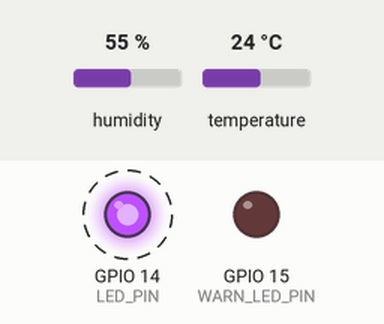
This program was run on a simulated ESP32. Shown: output pins drawn as LEDs (lit = HIGH). Dashed ring = blinking. The inputs (shaded band) are chosen by the test bench; at power-on: humidity 55 %, temperature 24 °C. What the program prints to the serial monitor is not drawn.

Above: at 2.8 s.
2.9 s: humidity set to 69 %
6.4 s: humidity set to 72 %
At 10.8 s:
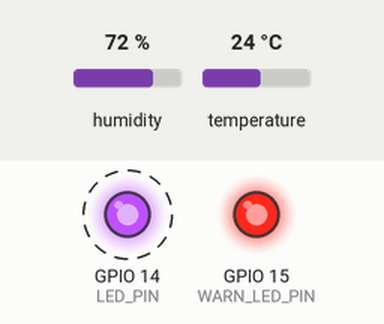
12.4 s: humidity set to 22 %
At 15.8 s:
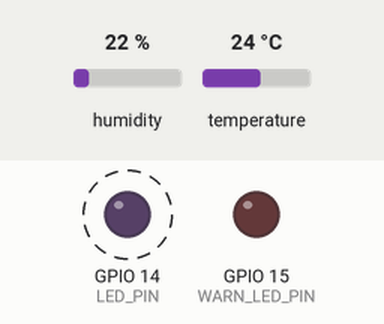
18.4 s: humidity set to 88 %
At 21.8 s:
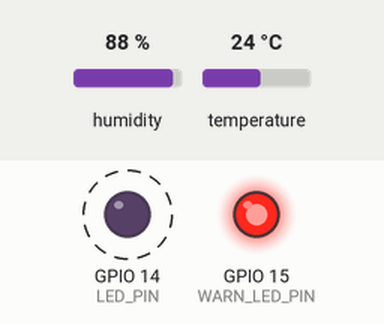
Timing chart, 0 to 25.4 s (numbered marks = the images above; inputs shaded):
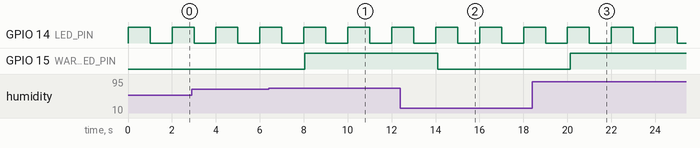

The program:

main.cpp
```cpp
#include "DHTesp.h"
DHTesp dht;
const int DHT_PIN = 4;   // GPIO4
const int WARN_LED_PIN = 15;
const int LED_PIN = 14;

void dhtTask(void *param){
  dht.setup(DHT_PIN, DHTesp::DHT22);
  pinMode(WARN_LED_PIN, OUTPUT);
  Serial.println("=== DHT22 Sensor Ready ===");
  while(true){
    TempAndHumidity data = dht.getTempAndHumidity();
    if (!isnan(data.temperature)) {
      float heatIndex = data.temperature + 0.33 * data.humidity - 4.0;
      Serial.printf("%ds | Temp: %.1f C | Hum: %.1f %% | Heat: %.1f\n",
              millis()/1000,
              data.temperature,
              data.humidity,
              heatIndex);
      if (data.temperature > 30 || data.humidity > 70) {
        Serial.println("WARNING⚠️: Temperature or humidity is too high!");
        digitalWrite(WARN_LED_PIN, HIGH);
      } else {
        digitalWrite(WARN_LED_PIN, LOW);
      }
    }
    vTaskDelay(pdMS_TO_TICKS(2000));
  }
}

void blinkTask(void *param) {

  pinMode(LED_PIN, OUTPUT);

  while(true) {

    digitalWrite(LED_PIN, HIGH);
    vTaskDelay(pdMS_TO_TICKS(1000));

    digitalWrite(LED_PIN, LOW);
    vTaskDelay(pdMS_TO_TICKS(1000));
  }
}


void setup() {
  Serial.begin(115200);
  xTaskCreate(dhtTask, "DHT", 3000, NULL, 1, NULL);
  xTaskCreate(blinkTask, "blink", 2048, NULL, 1, NULL);
}

void loop() {

}
```

Measured:
- the behaviour switches between 70 and 71 % on humidity (found by bisection; images 0 and 1)
- after the input at 6.4 s, GPIO 15 (WARN_LED_PIN): LOW → HIGH after 1.7 s
- after the input at 12.4 s, GPIO 15 (WARN_LED_PIN): HIGH → LOW after 1.7 s
- after the input at 18.4 s, GPIO 15 (WARN_LED_PIN): LOW → HIGH after 1.7 s
- by itself, GPIO 14 (LED_PIN): alternates HIGH for 1.0 s and LOW for 1.0 s
